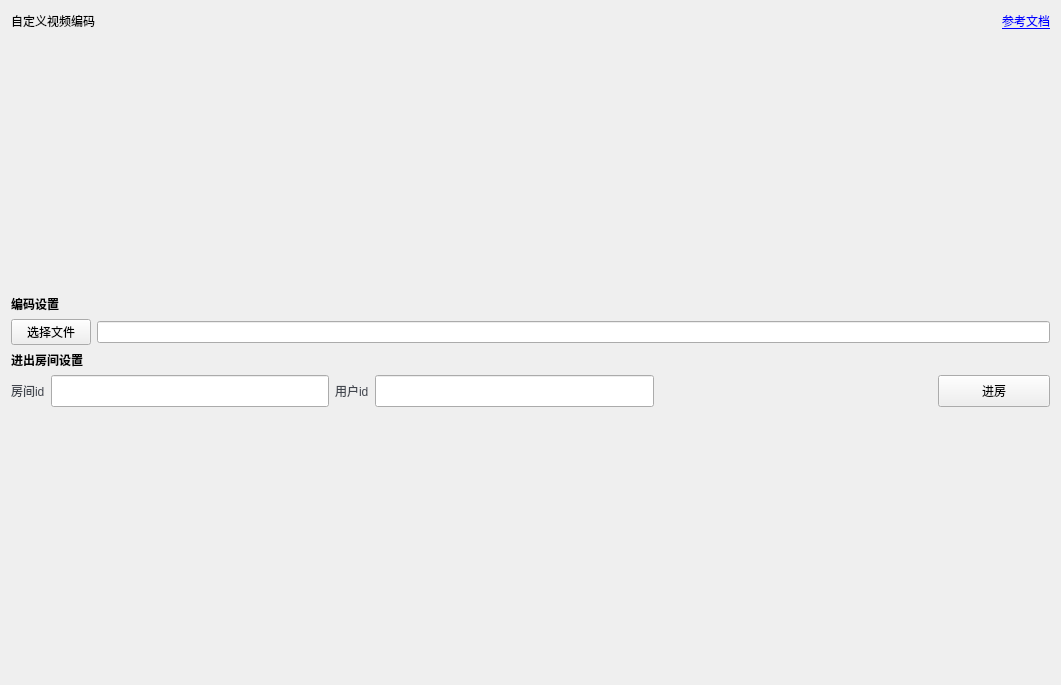
<?xml version="1.0" encoding="UTF-8"?>
<ui version="4.0">
 <class>CustomVideoEncoder</class>
 <widget class="QWidget" name="CustomVideoEncoder">
  <property name="geometry">
   <rect>
    <x>0</x>
    <y>0</y>
    <width>1061</width>
    <height>685</height>
   </rect>
  </property>
  <property name="windowTitle">
   <string>Form</string>
  </property>
  <layout class="QVBoxLayout" name="verticalLayout">
   <item>
    <layout class="QHBoxLayout" name="horizontalLayout_5">
     <item>
      <widget class="QLabel" name="label_title">
       <property name="text">
        <string>自定义视频编码</string>
       </property>
      </widget>
     </item>
     <item>
      <spacer name="horizontalSpacer_4">
       <property name="orientation">
        <enum>Qt::Horizontal</enum>
       </property>
       <property name="sizeHint" stdset="0">
        <size>
         <width>40</width>
         <height>20</height>
        </size>
       </property>
      </spacer>
     </item>
     <item>
      <widget class="QLabel" name="label_15">
       <property name="minimumSize">
        <size>
         <width>18</width>
         <height>18</height>
        </size>
       </property>
       <property name="maximumSize">
        <size>
         <width>18</width>
         <height>18</height>
        </size>
       </property>
       <property name="text">
        <string/>
       </property>
       <property name="pixmap">
        <pixmap resource="../../../resources.qrc">:/img/Resources/ui/document.png</pixmap>
       </property>
       <property name="scaledContents">
        <bool>true</bool>
       </property>
      </widget>
     </item>
     <item>
      <widget class="QLabel" name="label_16">
       <property name="text">
        <string>&lt;a href=&quot;https://www.volcengine.com/docs/6348/70122&quot;&gt;参考文档</string>
       </property>
       <property name="openExternalLinks">
        <bool>true</bool>
       </property>
      </widget>
     </item>
    </layout>
   </item>
   <item>
    <widget class="QWidget" name="widget_u" native="true">
     <property name="minimumSize">
      <size>
       <width>0</width>
       <height>0</height>
      </size>
     </property>
     <property name="maximumSize">
      <size>
       <width>16777215</width>
       <height>240</height>
      </size>
     </property>
     <property name="styleSheet">
      <string notr="true"/>
     </property>
     <layout class="QHBoxLayout" name="horizontalLayout">
      <property name="spacing">
       <number>0</number>
      </property>
      <property name="leftMargin">
       <number>12</number>
      </property>
      <property name="topMargin">
       <number>0</number>
      </property>
      <property name="rightMargin">
       <number>12</number>
      </property>
      <property name="bottomMargin">
       <number>0</number>
      </property>
      <item>
       <spacer name="horizontalSpacer_9">
        <property name="orientation">
         <enum>Qt::Horizontal</enum>
        </property>
        <property name="sizeHint" stdset="0">
         <size>
          <width>40</width>
          <height>20</height>
         </size>
        </property>
       </spacer>
      </item>
      <item>
       <widget class="UserWidget" name="widget" native="true">
        <property name="minimumSize">
         <size>
          <width>320</width>
          <height>240</height>
         </size>
        </property>
        <property name="maximumSize">
         <size>
          <width>320</width>
          <height>240</height>
         </size>
        </property>
       </widget>
      </item>
      <item>
       <spacer name="horizontalSpacer_3">
        <property name="orientation">
         <enum>Qt::Horizontal</enum>
        </property>
        <property name="sizeHint" stdset="0">
         <size>
          <width>40</width>
          <height>20</height>
         </size>
        </property>
       </spacer>
      </item>
      <item>
       <widget class="UserWidget" name="widget_2" native="true">
        <property name="minimumSize">
         <size>
          <width>320</width>
          <height>240</height>
         </size>
        </property>
        <property name="maximumSize">
         <size>
          <width>320</width>
          <height>240</height>
         </size>
        </property>
       </widget>
      </item>
      <item>
       <spacer name="horizontalSpacer_10">
        <property name="orientation">
         <enum>Qt::Horizontal</enum>
        </property>
        <property name="sizeHint" stdset="0">
         <size>
          <width>40</width>
          <height>20</height>
         </size>
        </property>
       </spacer>
      </item>
     </layout>
    </widget>
   </item>
   <item>
    <widget class="QLabel" name="label_14">
     <property name="minimumSize">
      <size>
       <width>0</width>
       <height>6</height>
      </size>
     </property>
     <property name="maximumSize">
      <size>
       <width>16777215</width>
       <height>6</height>
      </size>
     </property>
     <property name="text">
      <string/>
     </property>
    </widget>
   </item>
   <item>
    <widget class="QLabel" name="label_t1_2">
     <property name="font">
      <font>
       <bold>true</bold>
      </font>
     </property>
     <property name="text">
      <string>编码设置</string>
     </property>
    </widget>
   </item>
   <item>
    <layout class="QHBoxLayout" name="horizontalLayout_2">
     <item>
      <widget class="QPushButton" name="btn_choose">
       <property name="text">
        <string>选择文件</string>
       </property>
      </widget>
     </item>
     <item>
      <widget class="QLineEdit" name="lineEdit_file"/>
     </item>
    </layout>
   </item>
   <item>
    <widget class="QLabel" name="label_t1">
     <property name="font">
      <font>
       <bold>true</bold>
      </font>
     </property>
     <property name="text">
      <string>进出房间设置</string>
     </property>
    </widget>
   </item>
   <item>
    <layout class="QHBoxLayout" name="horizontalLayout_3">
     <item>
      <widget class="QLabel" name="label_9">
       <property name="styleSheet">
        <string notr="true">QLabel{color:#42464E; background-color:transparent;}</string>
       </property>
       <property name="text">
        <string>房间id</string>
       </property>
      </widget>
     </item>
     <item>
      <widget class="QLineEdit" name="lineEdit_room">
       <property name="minimumSize">
        <size>
         <width>0</width>
         <height>32</height>
        </size>
       </property>
      </widget>
     </item>
     <item>
      <widget class="QLabel" name="label_10">
       <property name="styleSheet">
        <string notr="true">QLabel{color:#42464E; background-color:transparent;}</string>
       </property>
       <property name="text">
        <string>用户id</string>
       </property>
      </widget>
     </item>
     <item>
      <widget class="QLineEdit" name="lineEdit_uid">
       <property name="minimumSize">
        <size>
         <width>0</width>
         <height>32</height>
        </size>
       </property>
      </widget>
     </item>
     <item>
      <spacer name="horizontalSpacer_2">
       <property name="orientation">
        <enum>Qt::Horizontal</enum>
       </property>
       <property name="sizeHint" stdset="0">
        <size>
         <width>40</width>
         <height>20</height>
        </size>
       </property>
      </spacer>
     </item>
     <item>
      <widget class="QPushButton" name="btn_join">
       <property name="minimumSize">
        <size>
         <width>112</width>
         <height>32</height>
        </size>
       </property>
       <property name="maximumSize">
        <size>
         <width>112</width>
         <height>32</height>
        </size>
       </property>
       <property name="text">
        <string>进房</string>
       </property>
      </widget>
     </item>
    </layout>
   </item>
   <item>
    <spacer name="verticalSpacer">
     <property name="orientation">
      <enum>Qt::Vertical</enum>
     </property>
     <property name="sizeHint" stdset="0">
      <size>
       <width>20</width>
       <height>40</height>
      </size>
     </property>
    </spacer>
   </item>
  </layout>
 </widget>
 <customwidgets>
  <customwidget>
   <class>UserWidget</class>
   <extends>QWidget</extends>
   <header>UserWidget.h</header>
   <container>1</container>
  </customwidget>
 </customwidgets>
 <resources>
  <include location="../../../resources.qrc"/>
 </resources>
 <connections/>
</ui>
